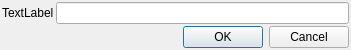
<?xml version="1.0" encoding="UTF-8"?>
<ui version="4.0">
 <class>Dialog</class>
 <widget class="QDialog" name="Dialog">
  <property name="geometry">
   <rect>
    <x>0</x>
    <y>0</y>
    <width>351</width>
    <height>49</height>
   </rect>
  </property>
  <property name="windowTitle">
   <string>Dialog</string>
  </property>
  <property name="modal">
   <bool>true</bool>
  </property>
  <layout class="QGridLayout" name="gridLayout">
   <property name="leftMargin">
    <number>2</number>
   </property>
   <property name="topMargin">
    <number>2</number>
   </property>
   <property name="rightMargin">
    <number>2</number>
   </property>
   <property name="bottomMargin">
    <number>2</number>
   </property>
   <property name="spacing">
    <number>2</number>
   </property>
   <item row="0" column="0">
    <widget class="QLabel" name="name_label">
     <property name="text">
      <string>TextLabel</string>
     </property>
    </widget>
   </item>
   <item row="0" column="1">
    <widget class="KLineEdit" name="name_line_edit"/>
   </item>
   <item row="1" column="0" colspan="2">
    <widget class="QDialogButtonBox" name="button_box">
     <property name="orientation">
      <enum>Qt::Horizontal</enum>
     </property>
     <property name="standardButtons">
      <set>QDialogButtonBox::Cancel|QDialogButtonBox::Ok</set>
     </property>
    </widget>
   </item>
  </layout>
 </widget>
 <customwidgets>
  <customwidget>
   <class>KLineEdit</class>
   <extends>QLineEdit</extends>
   <header>klineedit.h</header>
  </customwidget>
 </customwidgets>
 <resources/>
 <connections>
  <connection>
   <sender>button_box</sender>
   <signal>accepted()</signal>
   <receiver>Dialog</receiver>
   <slot>accept()</slot>
   <hints>
    <hint type="sourcelabel">
     <x>248</x>
     <y>254</y>
    </hint>
    <hint type="destinationlabel">
     <x>157</x>
     <y>274</y>
    </hint>
   </hints>
  </connection>
  <connection>
   <sender>button_box</sender>
   <signal>rejected()</signal>
   <receiver>Dialog</receiver>
   <slot>reject()</slot>
   <hints>
    <hint type="sourcelabel">
     <x>316</x>
     <y>260</y>
    </hint>
    <hint type="destinationlabel">
     <x>286</x>
     <y>274</y>
    </hint>
   </hints>
  </connection>
 </connections>
</ui>
